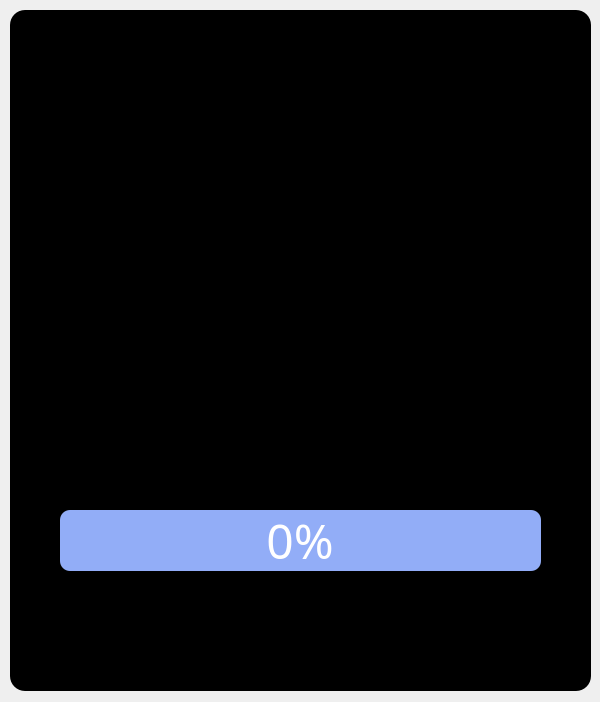
<?xml version="1.0" encoding="UTF-8"?>
<ui version="4.0">
 <class>Form</class>
 <widget class="QWidget" name="Form">
  <property name="geometry">
   <rect>
    <x>0</x>
    <y>0</y>
    <width>600</width>
    <height>702</height>
   </rect>
  </property>
  <property name="windowTitle">
   <string>Form</string>
  </property>
  <widget class="QFrame" name="frame">
   <property name="geometry">
    <rect>
     <x>10</x>
     <y>10</y>
     <width>581</width>
     <height>681</height>
    </rect>
   </property>
   <property name="styleSheet">
    <string notr="true">QFrame {
	border-radius: 15px;
	
	
	background-color: rgb(0, 0, 0);
}</string>
   </property>
   <property name="frameShape">
    <enum>QFrame::StyledPanel</enum>
   </property>
   <property name="frameShadow">
    <enum>QFrame::Raised</enum>
   </property>
   <widget class="QProgressBar" name="progressBar">
    <property name="geometry">
     <rect>
      <x>50</x>
      <y>500</y>
      <width>481</width>
      <height>61</height>
     </rect>
    </property>
    <property name="font">
     <font>
      <family>Candara Light</family>
      <pointsize>36</pointsize>
     </font>
    </property>
    <property name="styleSheet">
     <string notr="true">QProgressBar {
	background-color: rgb(146, 173, 247);
	border-radius: 10px;
	color: white;
}

QProgressBar::chunk {
	border-radius: 10px;
	
	background-color: qlineargradient(spread:pad, x1:0, y1:0, x2:1, y2:1, stop:0.369318 rgba(192, 111, 209, 255), stop:1 rgba(255, 255, 255, 255));
}</string>
    </property>
    <property name="value">
     <number>0</number>
    </property>
    <property name="alignment">
     <set>Qt::AlignCenter</set>
    </property>
    <property name="orientation">
     <enum>Qt::Horizontal</enum>
    </property>
   </widget>
   <widget class="QLabel" name="label">
    <property name="geometry">
     <rect>
      <x>60</x>
      <y>580</y>
      <width>461</width>
      <height>41</height>
     </rect>
    </property>
    <property name="font">
     <font>
      <family>Candara Light</family>
      <pointsize>22</pointsize>
     </font>
    </property>
    <property name="styleSheet">
     <string notr="true">color: rgb(255, 255, 255);</string>
    </property>
    <property name="text">
     <string/>
    </property>
    <property name="alignment">
     <set>Qt::AlignCenter</set>
    </property>
   </widget>
   <widget class="QLabel" name="giflabel">
    <property name="geometry">
     <rect>
      <x>10</x>
      <y>10</y>
      <width>561</width>
      <height>461</height>
     </rect>
    </property>
    <property name="text">
     <string/>
    </property>
   </widget>
  </widget>
 </widget>
 <resources/>
 <connections/>
</ui>
